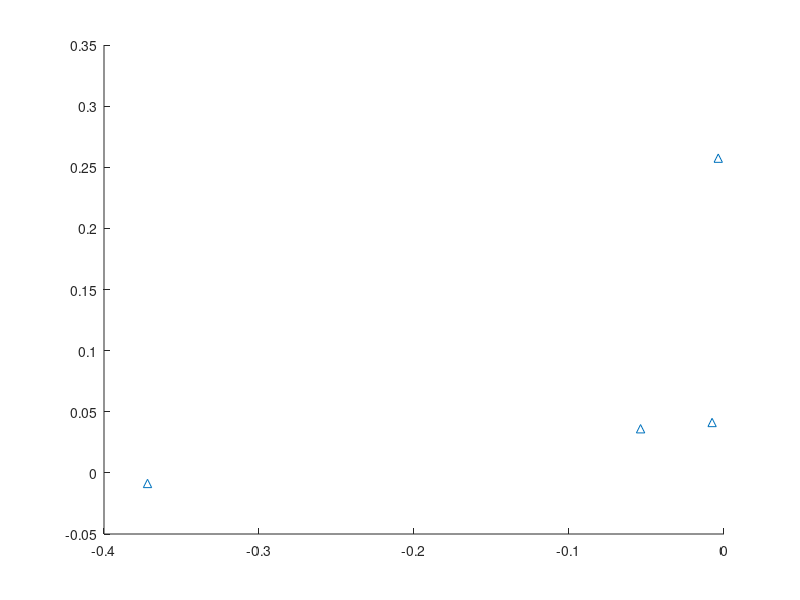

The MATLAB script that drew this image: (Note: this script raises an error after producing the figure.)
% data
docs = {'what is the time' 'what is the day' 'what time is the meeting' 'cancel the meeting'};
words = {'what' 'is' 'the' 'time' 'day' 'meeting' 'cancel' 'when'};

M = length(words);
N = length(docs);

% numbers of word_i occurred in doc_j
C = zeros(M,N);
% normalized entropy
e = zeros(M,1);
for i=1:M
    for j=1:N
        C(i,j) = sum( strcmp(strsplit(docs{j}), words{i}) );
    end
    p = C(i,:)/sum(C(i,:));
    I = p.*log2(p);
    % cancel the effect of non-existing words
    e(i) = -1/log2(N) * sum(I(~isnan(I)));
end

% W matrix (words by documents)
W = zeros(M, N);
for j=1:N
    nj = length( strsplit(docs{j}) );
    for i=1:M
        W(i,j) =  (1-e(i)) * C(i,j)/nj;
    end
end
display(W);

% SVD decomposition
[U,S,V] = svd(W);
display(U);
display(S);
display(V);

% scaled document vectors
SR = diag( diag(S) );
R = length(SR);
% numbers of dimensions to keep
k = 2;
V_bar = SR*V';
V2 = V_bar(1:k,:);
display(V2);

% test with new document
d5 = 'when is the meeting';
w_d5 = strsplit(d5);
nj = length( w_d5 );
C_i5 = zeros(M,1);
for i=1:M
    C_i5(i) = sum( strcmp(w_d5, words{i}) );
end
w_i5 = (1-e).*(C_i5/nj);
v_bar_5 = U(:,1:k)' * w_i5;
display(v_bar_5);

% compute distance from d5
D = zeros(1,N);
for j=1:N
    distance = V2(:,j) - v_bar_5;
    D(j) = sqrt(distance' * distance);
end
display(D);

% plot
figure; hold on;
scatter(V2(1,:), V2(2,:), '^');
labels = num2str((1:N)','d-%d');
text(V2(1,:), V2(2,:), labels, 'horizontal','left', 'vertical','bottom');
scatter(v_bar_5(1), v_bar_5(2), 'filled', 'd');
text(v_bar_5(1), v_bar_5(2), 'd-5', 'horizontal','left', 'vertical','bottom');
hold off;
title('Plot of scaled document vectors in 2-dimension');
legend('Command', 'Test document', 'Location', 'east');